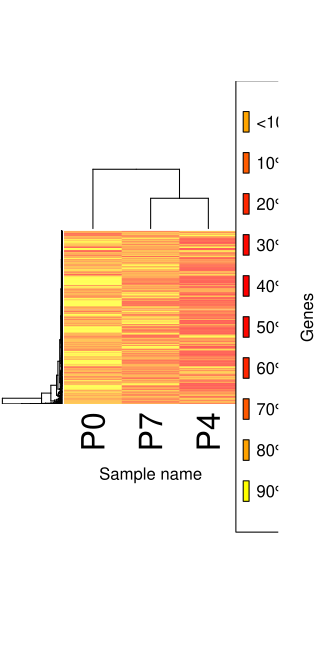

Write the R code that produced this figure.
library(ggplot2)
library(tidyr)
library(dplyr)


#--Reading the genes_exp.diff  from the programmer output file cuff_diff_out---##

df_exp<-read.csv('/projectnb/bf528/users/dachsund/project_2/cuffdiff_out/gene_exp.diff',sep='\t',header=TRUE)

df_sig<- df_exp[df_exp$significant == 'yes', ]
######------------Extract the 1000 significant  genes to plot----------######

df_order <- df_sig[order(df_exp$q_value)[1:1000],] 

#########-----------------#Get significant genes------------##########
df_sig_genes<-df_sig$gene


#--Reading the genes with fpkm  data from the biologist output file cuff_diff_out---##
fpkm_final <-read.csv("/projectnb/bf528/users/dachsund/project_2/df_fpkm_final.csv", sep = ',', header = T)
fpkm_sig <- filter(fpkm_final, gene_short_name%in% df_sig_genes)
row.names(fpkm_sig)<-fpkm_sig$gene_short_name
heatmap_colors<-colorRampPalette(c("orange","red", "yellow"), interpolate = "spline")

  ######------------------------PLot the Heatmap----------------############
sig_heatmap <- heatmap(as.matrix(fpkm_sig[, 3:5]),
                        scale = "row", 
                        col = heatmap_colors(10),
                        xlab = "Sample name", 
                        ylab = "Genes")
